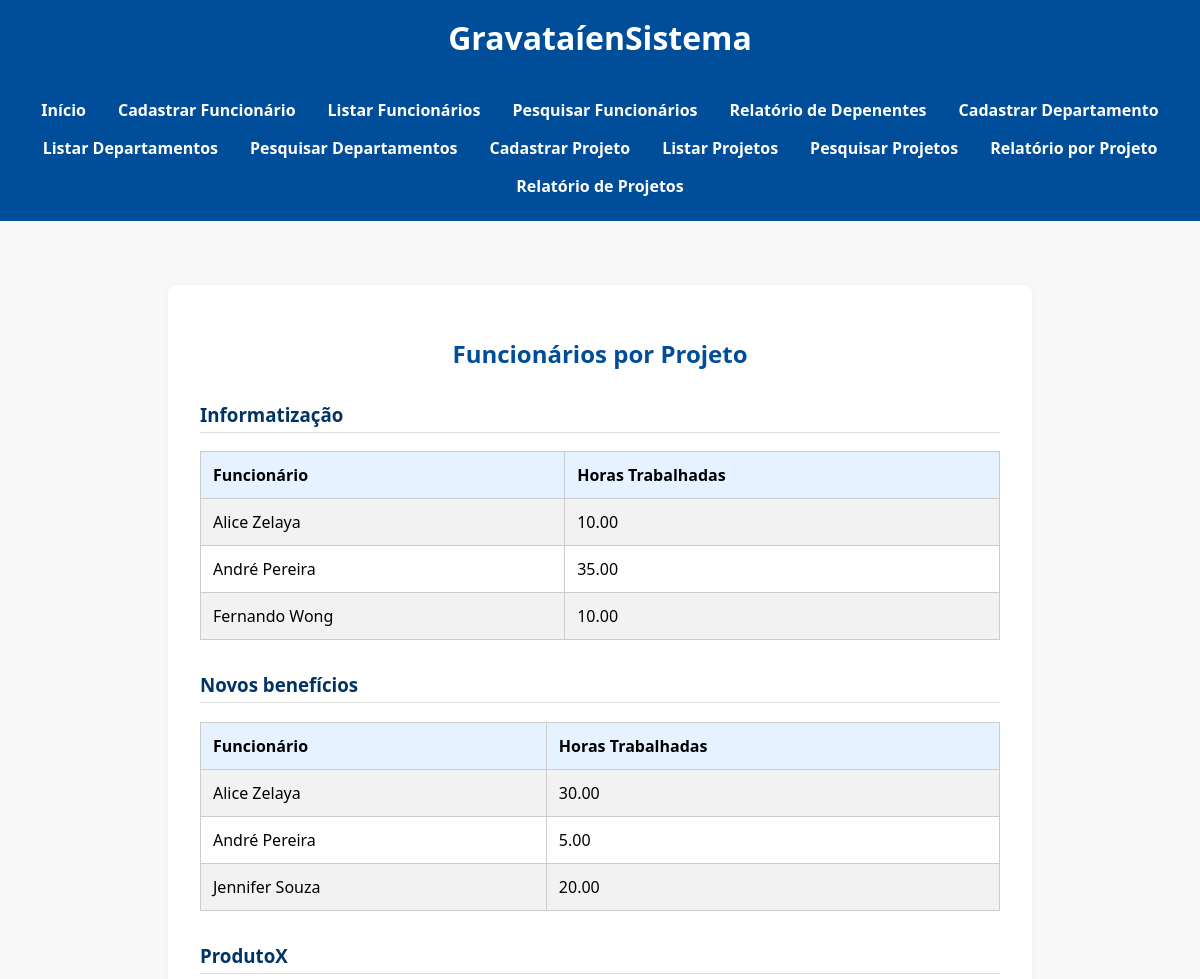
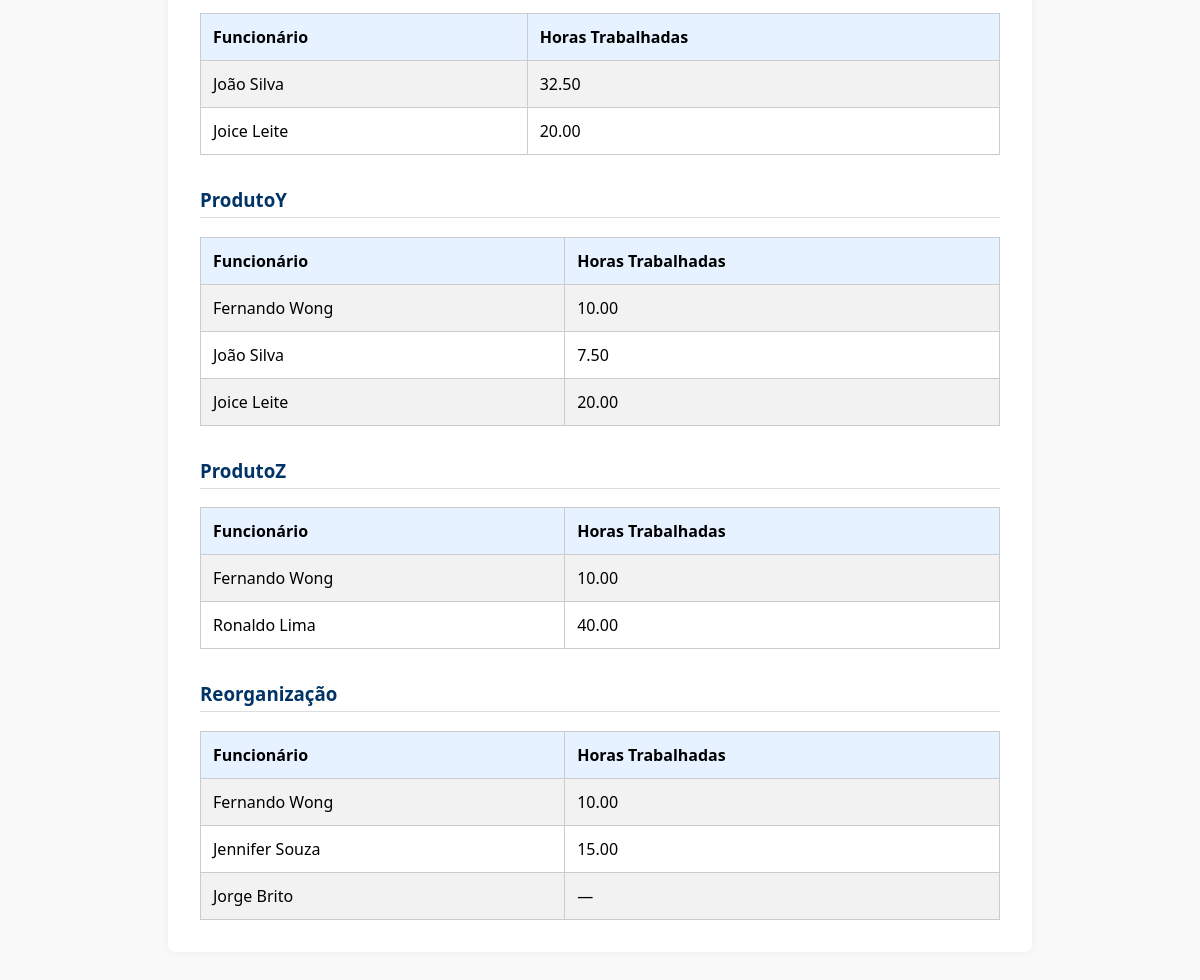
Screenshot of /funcionarios_por_projeto.php with the database file from the repository (2 pictures, top to bottom).
### tables this page shows
CREATE TABLE `trabalha_em` (
  `Fcpf` varchar(11) NOT NULL,
  `Pnr` int(11) NOT NULL,
  `Horas` decimal(5,2) DEFAULT NULL
);

CREATE TABLE `projeto` (
  `Projnome` varchar(100) DEFAULT NULL,
  `Projnumero` int(11) NOT NULL,
  `Projlocal` varchar(100) DEFAULT NULL,
  `Dnum` int(11) DEFAULT NULL
);

CREATE TABLE `funcionario` (
  `Pnome` varchar(50) DEFAULT NULL,
  `Minicial` varchar(50) DEFAULT NULL,
  `Unome` varchar(50) DEFAULT NULL,
  `Cpf` varchar(11) NOT NULL,
  `Datanasc` date DEFAULT NULL,
  `Endereco` varchar(100) DEFAULT NULL,
  `Sexo` varchar(10) DEFAULT NULL,
  `Salario` decimal(10,2) DEFAULT NULL,
  `Cpf_supervisor` varchar(11) DEFAULT NULL,
  `Dnr` int(11) DEFAULT NULL
);

### funcionarios_por_projeto.php (the view)
<?php
include("conexao.php");
include("header.php");
$sql = "
SELECT
    P.Projnome,
    F.Pnome,
    F.Unome,
    T.Horas
FROM
    TRABALHA_EM T
JOIN
    FUNCIONARIO F ON F.Cpf = T.Fcpf
JOIN
    PROJETO P ON P.Projnumero = T.Pnr
ORDER BY
    P.Projnome, F.Pnome";
$result = $conn->query($sql);
$projeto_atual = null;
?>
<section class="relatorio">
    <h2>Funcionários por Projeto</h2>
    <?php
    while ($row = $result->fetch_assoc()) {
        if ($projeto_atual != $row['Projnome']) {
            if ($projeto_atual !== null) echo "</table>";
            $projeto_atual = $row['Projnome'];
            echo "<h3>{$projeto_atual}</h3>";
            echo "<table>
                    <tr>
                        <th>Funcionário</th>
                        <th>Horas Trabalhadas</th>
                    </tr>";
        }
        $nome = $row['Pnome'] . " " . $row['Unome'];
        $horas = $row['Horas'] ?? '—';
        echo "<tr>
                <td>$nome</td>
                <td>$horas</td>
              </tr>";
    }
    echo "</table>";
    ?>
</section>

### style.css (style rules this page uses)
body { font-family: 'Segoe UI', Tahoma, Geneva, Verdana, sans-serif; margin: 0; background-color: #f9f9f9; }
table { width: 100%; border-collapse: collapse; margin-top: 1rem; }
table, th, td { border: 1px solid #ccc; }
th, td { padding: 0.75rem; text-align: left; }
th { background-color: #e6f2ff; }
tr:nth-child(even) { background-color: #f2f2f2; }
.relatorio { max-width: 800px; margin: 2rem auto; background-color: #fff; padding: 2rem; border-radius: 8px; box-shadow: 0 0 8px rgba(0,0,0,0.05); }
.relatorio h2 { text-align: center; color: #004d99; margin-bottom: 2rem; }
.relatorio h3 { color: #003366; margin-top: 2rem; border-bottom: 1px solid #ddd; padding-bottom: 0.3rem; }

### rows the page displays
trabalha_em: Pnr.Projnome "Informatização", Fcpf.Unome "Alice Zelaya", Horas "10.00"
trabalha_em: Fcpf.Unome "André Pereira", Horas "35.00"
trabalha_em: Fcpf.Unome "Fernando Wong", Horas "10.00"
trabalha_em: Pnr.Projnome "Novos benefícios", Fcpf.Unome "Alice Zelaya", Horas "30.00"
trabalha_em: Fcpf.Unome "André Pereira", Horas "5.00"
trabalha_em: Fcpf.Unome "Jennifer Souza", Horas "20.00"
trabalha_em: Pnr.Projnome "ProdutoX", Fcpf.Unome "João Silva", Horas "32.50"
trabalha_em: Fcpf.Unome "Joice Leite", Horas "20.00"
trabalha_em: Pnr.Projnome "ProdutoY", Fcpf.Unome "Fernando Wong", Horas "10.00"
trabalha_em: Fcpf.Unome "João Silva", Horas "7.50"
trabalha_em: Fcpf.Unome "Joice Leite", Horas "20.00"
trabalha_em: Pnr.Projnome "ProdutoZ", Fcpf.Unome "Fernando Wong", Horas "10.00"
trabalha_em: Fcpf.Unome "Ronaldo Lima", Horas "40.00"
trabalha_em: Pnr.Projnome "Reorganização", Fcpf.Unome "Fernando Wong", Horas "10.00"
trabalha_em: Fcpf.Unome "Jennifer Souza", Horas "15.00"
trabalha_em: Fcpf.Unome "Jorge Brito", Horas "—"
